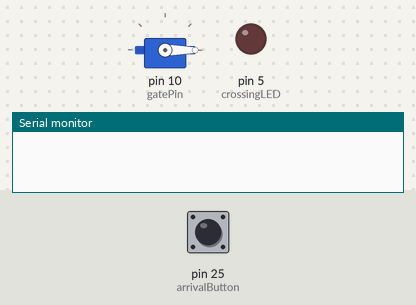
A sketch run on a simulated Arduino Mega 2560, built with avr-gcc and run on an emulated ATmega2560. Shown: servo, output pins drawn as LEDs (lit = HIGH), the last lines printed to the serial monitor. The test bench sets the inputs (shaded band); at power-on: pin 25 (arrivalButton) HIGH. Random numbers use the default seed unless the sketch sets one.

Above: at 1.2 s.
1.3 s: pin 25 (arrivalButton) pulled LOW for 0.15 s
At 4.3 s:
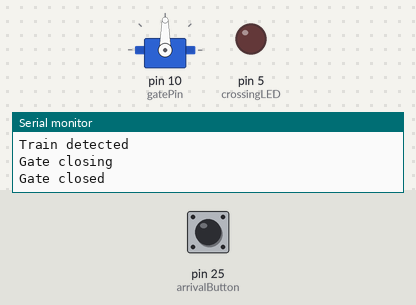
At 5.3 s:
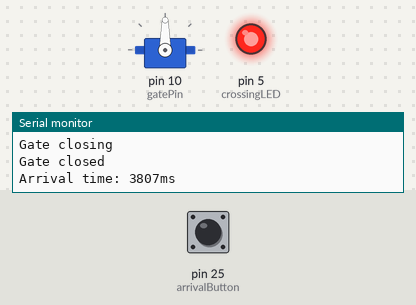
7.4 s: pin 25 (arrivalButton) pulled LOW for 3.2 s
At 8.18 s:
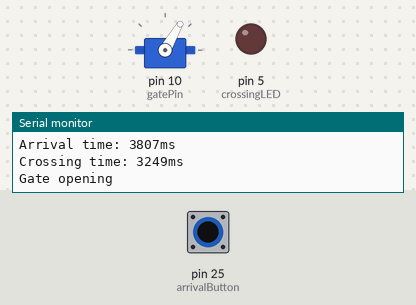
Timing chart, 0 to 18.0 s (numbered marks = the images above; inputs shaded):
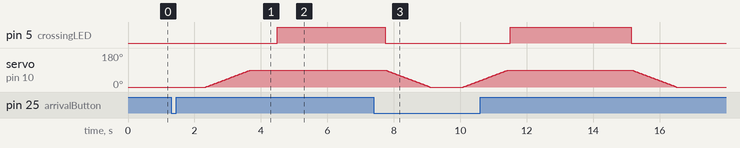

Measured:
- after the input at 1.3 s, pin 5 (crossingLED): LOW → HIGH after 3.2 s; servo on pin 10 (gatePin): moves from 0° to 90° over 1.3 s, starting after 1.0 s

The sketch:

sketch.ino
```cpp
#include <Arduino_FreeRTOS.h>
#include <semphr.h>
#include <Servo.h>

const int arrivalButton = 25, gatePin = 10, crossingLED = 5,
          arrivalTimeMin = 3000, arrivalTimeMax = 5000,
          crossingTimeMin = 2000, crossingTimeMax = 4000, gateTime = 2000;

Servo gateServo;
SemaphoreHandle_t arrivalSemaphore, crossingSemaphore;

void arrivalTask(void *pvParameters) {
  while (1) {
    xSemaphoreTake(arrivalSemaphore, portMAX_DELAY);
    if (digitalRead(arrivalButton) == LOW) {
      Serial.println("Train detected");
      vTaskDelay(pdMS_TO_TICKS(arrivalTimeMin - gateTime));
      Serial.println("Gate closing");
      for (int angle = 1; angle <= 90; angle++) {
        gateServo.write(angle);
        vTaskDelay(pdMS_TO_TICKS(gateTime / 90));
      }
      Serial.println("Gate closed");
      int arrivalTime = random(arrivalTimeMin, arrivalTimeMax);
      vTaskDelay(pdMS_TO_TICKS(arrivalTime - arrivalTimeMin));
      Serial.print("Arrival time: ");
      Serial.print(arrivalTime);
      Serial.println("ms");
      xSemaphoreGive(crossingSemaphore);
    }
    else {
      xSemaphoreGive(arrivalSemaphore);
    }
    vTaskDelay(pdMS_TO_TICKS(100));
  }
}

void crossingTask(void *pvParameters) {
  while (1) {
    xSemaphoreTake(crossingSemaphore, portMAX_DELAY);
    int crossingTime = random(crossingTimeMin, crossingTimeMax);
    digitalWrite(crossingLED, HIGH);
    vTaskDelay(pdMS_TO_TICKS(crossingTime));
    digitalWrite(crossingLED, LOW);
    Serial.print("Crossing time: ");
    Serial.print(crossingTime);
    Serial.println("ms");

    gateServo.write(0);
    Serial.println("Gate opening");
    for (int angle = 89; angle >= 0; angle--) {
      gateServo.write(angle);
      vTaskDelay(pdMS_TO_TICKS(gateTime / 90));
    }
    Serial.println("Gate opened");
    xSemaphoreGive(arrivalSemaphore);
    vTaskDelay(pdMS_TO_TICKS(100));
  }
}

void setup() {
  Serial.begin(9600);
  pinMode(arrivalButton, INPUT_PULLUP);
  pinMode(crossingLED, OUTPUT);
  gateServo.attach(gatePin);
  gateServo.write(0);

  arrivalSemaphore = xSemaphoreCreateBinary();
  crossingSemaphore = xSemaphoreCreateBinary();
  xSemaphoreGive(arrivalSemaphore);

  xTaskCreate(arrivalTask, "Arrival", 128, NULL, 1, NULL);
  xTaskCreate(crossingTask, "Crossing", 128, NULL, 1, NULL);
}

void loop() {}
```
